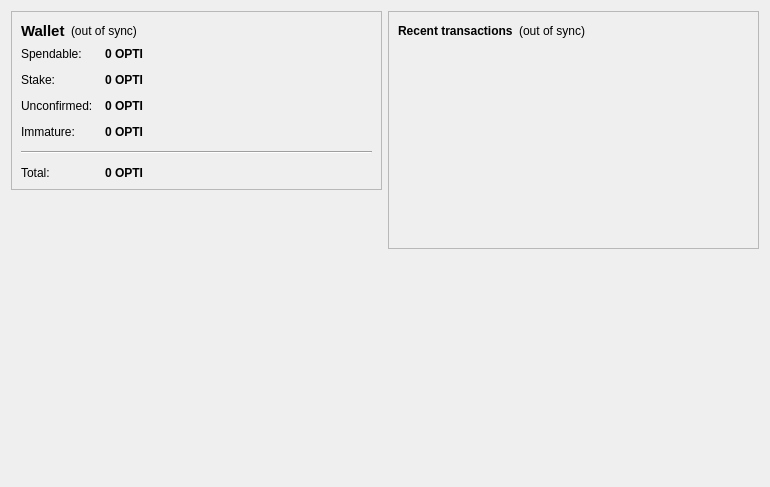
<?xml version="1.0" encoding="UTF-8"?>
<ui version="4.0">
 <class>OverviewPage</class>
 <widget class="QWidget" name="OverviewPage">
  <property name="geometry">
   <rect>
    <x>0</x>
    <y>0</y>
    <width>770</width>
    <height>487</height>
   </rect>
  </property>
  <property name="windowTitle">
   <string>Form</string>
  </property>
  <layout class="QHBoxLayout" name="horizontalLayout" stretch="1,1">
   <item>
    <layout class="QVBoxLayout" name="verticalLayout_2">
     <item>
      <widget class="QFrame" name="frame">
       <property name="frameShape">
        <enum>QFrame::StyledPanel</enum>
       </property>
       <property name="frameShadow">
        <enum>QFrame::Raised</enum>
       </property>
       <layout class="QVBoxLayout" name="verticalLayout_4">
        <item>
         <layout class="QHBoxLayout" name="horizontalLayout_4">
          <item>
           <widget class="QLabel" name="label_5">
            <property name="font">
             <font>
              <pointsize>11</pointsize>
              <weight>75</weight>
              <bold>true</bold>
             </font>
            </property>
            <property name="text">
             <string>Wallet</string>
            </property>
           </widget>
          </item>
          <item>
           <widget class="QLabel" name="labelWalletStatus">
            <property name="toolTip">
             <string>The displayed information may be out of date. Your wallet automatically synchronizes with the EnigmaX11 network after a connection is established, but this process has not completed yet.</string>
            </property>
            <property name="styleSheet">
             <string notr="true"/>
            </property>
            <property name="text">
             <string notr="true">(out of sync)</string>
            </property>
            <property name="alignment">
             <set>Qt::AlignLeading|Qt::AlignLeft|Qt::AlignVCenter</set>
            </property>
           </widget>
          </item>
          <item>
           <spacer name="horizontalSpacer_2">
            <property name="orientation">
             <enum>Qt::Horizontal</enum>
            </property>
            <property name="sizeHint" stdset="0">
             <size>
              <width>40</width>
              <height>20</height>
             </size>
            </property>
           </spacer>
          </item>
         </layout>
        </item>
        <item>
         <layout class="QFormLayout" name="formLayout_2">
          <property name="fieldGrowthPolicy">
           <enum>QFormLayout::AllNonFixedFieldsGrow</enum>
          </property>
          <property name="horizontalSpacing">
           <number>12</number>
          </property>
          <property name="verticalSpacing">
           <number>12</number>
          </property>
          <item row="0" column="0">
           <widget class="QLabel" name="label">
            <property name="text">
             <string>Spendable:</string>
            </property>
           </widget>
          </item>
          <item row="0" column="1">
           <widget class="QLabel" name="labelBalance">
            <property name="font">
             <font>
              <weight>75</weight>
              <bold>true</bold>
             </font>
            </property>
            <property name="cursor">
             <cursorShape>IBeamCursor</cursorShape>
            </property>
            <property name="toolTip">
             <string>Your current spendable balance</string>
            </property>
            <property name="text">
             <string notr="true">0 OPTI</string>
            </property>
            <property name="textInteractionFlags">
             <set>Qt::LinksAccessibleByMouse|Qt::TextSelectableByKeyboard|Qt::TextSelectableByMouse</set>
            </property>
           </widget>
          </item>
          <item row="1" column="0">
           <widget class="QLabel" name="label_6">
            <property name="text">
             <string>Stake:</string>
            </property>
           </widget>
          </item>
          <item row="1" column="1">
           <widget class="QLabel" name="labelStake">
            <property name="font">
             <font>
              <weight>75</weight>
              <bold>true</bold>
             </font>
            </property>
            <property name="cursor">
             <cursorShape>IBeamCursor</cursorShape>
            </property>
            <property name="toolTip">
             <string>Total of coins that was staked, and do not yet count toward the current balance</string>
            </property>
            <property name="text">
             <string notr="true">0 OPTI</string>
            </property>
            <property name="textInteractionFlags">
             <set>Qt::LinksAccessibleByMouse|Qt::TextSelectableByKeyboard|Qt::TextSelectableByMouse</set>
            </property>
           </widget>
          </item>
          <item row="2" column="0">
           <widget class="QLabel" name="label_3">
            <property name="text">
             <string>Unconfirmed:</string>
            </property>
           </widget>
          </item>
          <item row="2" column="1">
           <widget class="QLabel" name="labelUnconfirmed">
            <property name="font">
             <font>
              <weight>75</weight>
              <bold>true</bold>
             </font>
            </property>
            <property name="cursor">
             <cursorShape>IBeamCursor</cursorShape>
            </property>
            <property name="toolTip">
             <string>Total of transactions that have yet to be confirmed, and do not yet count toward the current balance</string>
            </property>
            <property name="text">
             <string notr="true">0 OPTI</string>
            </property>
            <property name="textInteractionFlags">
             <set>Qt::LinksAccessibleByMouse|Qt::TextSelectableByKeyboard|Qt::TextSelectableByMouse</set>
            </property>
           </widget>
          </item>
          <item row="3" column="0">
           <widget class="QLabel" name="labelImmatureText">
            <property name="text">
             <string>Immature:</string>
            </property>
           </widget>
          </item>
          <item row="3" column="1">
           <widget class="QLabel" name="labelImmature">
            <property name="font">
             <font>
              <weight>75</weight>
              <bold>true</bold>
             </font>
            </property>
            <property name="toolTip">
             <string>Mined balance that has not yet matured</string>
            </property>
            <property name="text">
             <string notr="true">0 OPTI</string>
            </property>
            <property name="textInteractionFlags">
             <set>Qt::LinksAccessibleByMouse|Qt::TextSelectableByKeyboard|Qt::TextSelectableByMouse</set>
            </property>
           </widget>
          </item>
          <item row="4" column="0" colspan="2">
           <widget class="Line" name="line">
            <property name="orientation">
             <enum>Qt::Horizontal</enum>
            </property>
           </widget>
          </item>
          <item row="5" column="0">
           <widget class="QLabel" name="labelTotalText">
            <property name="text">
             <string>Total:</string>
            </property>
           </widget>
          </item>
          <item row="5" column="1">
           <widget class="QLabel" name="labelTotal">
            <property name="font">
             <font>
              <weight>75</weight>
              <bold>true</bold>
             </font>
            </property>
            <property name="cursor">
             <cursorShape>IBeamCursor</cursorShape>
            </property>
            <property name="toolTip">
             <string>Your current total balance</string>
            </property>
            <property name="text">
             <string notr="true">0 OPTI</string>
            </property>
            <property name="textInteractionFlags">
             <set>Qt::LinksAccessibleByMouse|Qt::TextSelectableByKeyboard|Qt::TextSelectableByMouse</set>
            </property>
           </widget>
          </item>
         </layout>
        </item>
       </layout>
      </widget>
     </item>
     <item>
      <spacer name="verticalSpacer">
       <property name="orientation">
        <enum>Qt::Vertical</enum>
       </property>
       <property name="sizeHint" stdset="0">
        <size>
         <width>20</width>
         <height>40</height>
        </size>
       </property>
      </spacer>
     </item>
     <item>
      <widget class="QLabel" name="label_2">
       <property name="autoFillBackground">
        <bool>true</bool>
       </property>
       <property name="text">
        <string/>
       </property>
       <property name="pixmap">
        <pixmap resource="../bitcoin.qrc">:/icons/mastbg</pixmap>
       </property>
       <property name="scaledContents">
        <bool>false</bool>
       </property>
       <property name="margin">
        <number>0</number>
       </property>
      </widget>
     </item>
    </layout>
   </item>
   <item>
    <layout class="QVBoxLayout" name="verticalLayout_3">
     <item>
      <widget class="QFrame" name="frame_2">
       <property name="frameShape">
        <enum>QFrame::StyledPanel</enum>
       </property>
       <property name="frameShadow">
        <enum>QFrame::Raised</enum>
       </property>
       <layout class="QVBoxLayout" name="verticalLayout">
        <item>
         <layout class="QHBoxLayout" name="horizontalLayout_2">
          <item>
           <widget class="QLabel" name="label_4">
            <property name="text">
             <string>&lt;b&gt;Recent transactions&lt;/b&gt;</string>
            </property>
           </widget>
          </item>
          <item>
           <widget class="QLabel" name="labelTransactionsStatus">
            <property name="toolTip">
             <string>The displayed information may be out of date. Your wallet automatically synchronizes with the EnigmaX11 network after a connection is established, but this process has not completed yet.</string>
            </property>
            <property name="styleSheet">
             <string notr="true"/>
            </property>
            <property name="text">
             <string notr="true">(out of sync)</string>
            </property>
            <property name="alignment">
             <set>Qt::AlignRight|Qt::AlignTrailing|Qt::AlignVCenter</set>
            </property>
           </widget>
          </item>
          <item>
           <spacer name="horizontalSpacer">
            <property name="orientation">
             <enum>Qt::Horizontal</enum>
            </property>
            <property name="sizeHint" stdset="0">
             <size>
              <width>40</width>
              <height>20</height>
             </size>
            </property>
           </spacer>
          </item>
         </layout>
        </item>
        <item>
         <widget class="QListView" name="listTransactions">
          <property name="styleSheet">
           <string notr="true">QListView { background: transparent; }</string>
          </property>
          <property name="frameShape">
           <enum>QFrame::NoFrame</enum>
          </property>
          <property name="verticalScrollBarPolicy">
           <enum>Qt::ScrollBarAlwaysOff</enum>
          </property>
          <property name="horizontalScrollBarPolicy">
           <enum>Qt::ScrollBarAlwaysOff</enum>
          </property>
          <property name="selectionMode">
           <enum>QAbstractItemView::NoSelection</enum>
          </property>
         </widget>
        </item>
       </layout>
      </widget>
     </item>
     <item>
      <spacer name="verticalSpacer_2">
       <property name="orientation">
        <enum>Qt::Vertical</enum>
       </property>
       <property name="sizeHint" stdset="0">
        <size>
         <width>20</width>
         <height>40</height>
        </size>
       </property>
      </spacer>
     </item>
    </layout>
   </item>
  </layout>
 </widget>
 <resources>
  <include location="../bitcoin.qrc"/>
 </resources>
 <connections/>
</ui>
